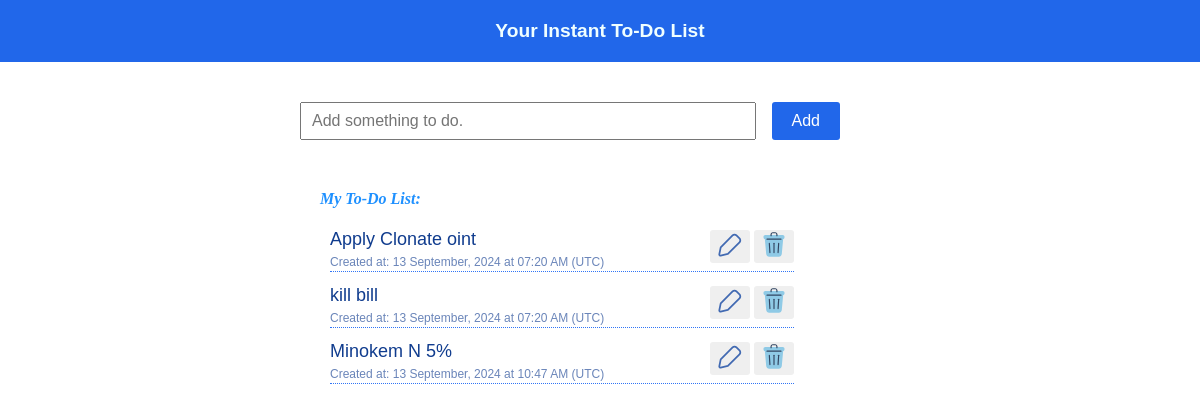
/, run on an earlier commit of the app's database.
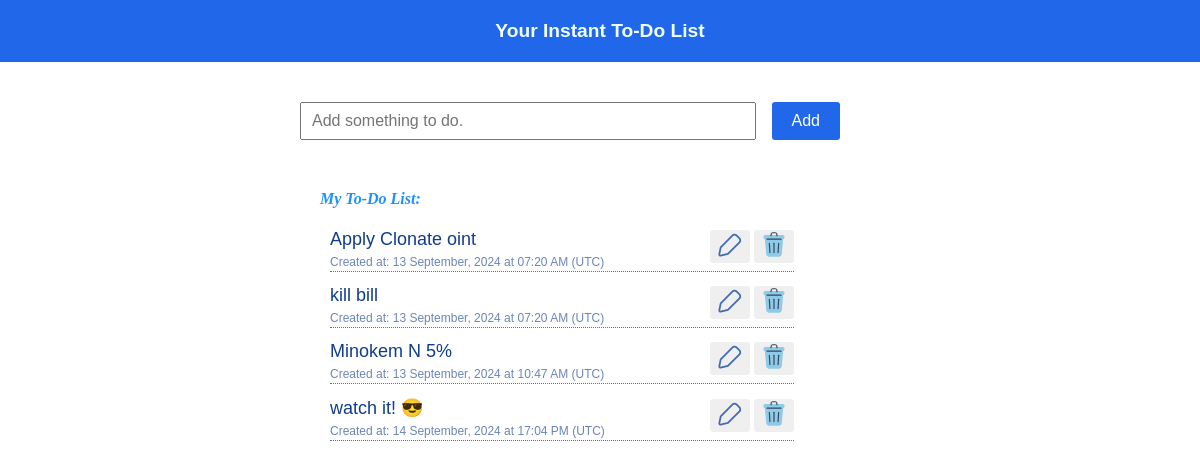
And on a later commit of the database.
### app.py (models this page shows, shortened)
class Todo(db.Model):
    __tablename__ = 'todo'
    id = db.Column(db.Integer, primary_key=True)
    item = db.Column(db.String(100), nullable=False)
    created_at = db.Column(db.DateTime(timezone=True), server_default=func.now(), nullable=True)
    is_complete = db.Column(db.Boolean, default=False, nullable=True)
    def verbose_time(self):
        return self.created_at.strftime("%d %B, %Y at %H:%M %p")

### app.py (the view)
@app.route("/", methods=["GET", "POST"])
def home():
    if request.method == "POST":
        new_item = request.form["item"]
        db.session.add(Todo(item=new_item))
        db.session.commit()
        return redirect(url_for('home'))
    todos = Todo.query.all()
    return render_template('home.html', items=todos)

### templates/home.html (shortened to what this page needs)
<!DOCTYPE html>
<html lang="en">
<head>
</head>
<body style="margin: 0%; position: relative;">
    <h2 style="
        font-family: Arial, Helvetica, sans-serif;
        font-size: larger; text-align: center; background-color: rgb(33, 103, 234);
        margin-top: 0px; padding-top: 20px; padding-bottom: 20px;
        color: azure;
        ">
        Your Instant To-Do List
    </h2>
    <div style="margin-top: 5vh; display: flex; justify-content: center;">
        <div style="width: 60%; max-width: 600px;">
            <form method="post" style="width: 90%; display: flex; align-items: center; justify-content: space-between;">
                <input style="width: 80%; padding: 8px 10px; font-size: medium;"
                    type="text"
                    name="item"
                    placeholder="Add something to do."
                    required
                />
                <input style="
                    background-color: rgb(33, 103, 234); color: white; border: none; padding: 10px 20px;
                    font-size: medium; font-family: Arial, Helvetica, sans-serif; border-radius: 3px;"
                    type="submit"
                    value="Add"
                />
            </form>
            <div style="margin-left: 20px; margin-top: 50px;">
                <p style="color:dodgerblue; font-weight: 800;"><em>My To-Do List:</em></p>
                <ul style="list-style-type: none; width: 80%; box-sizing: border-box; padding: 0 0; margin-left: 10px;">
                    {% for item in items %}
                        <li id="item-entry" data-id="item-{{ item.id }}"
                            style="margin: 8px 0; font-family: Arial, Helvetica, sans-serif; font-size: large;
                            font-weight: 400; color: rgb(16, 60, 142); border-bottom: 1px dotted rgb(48, 117, 246);">
                            <div id="item-display-full" data-id="item-{{item.id}}" hidden="false"
                                style="display: flex; justify-content: space-between; align-items: center;">
                                <div id="item-content" style="display: flex; flex-direction: column; flex-wrap: wrap;">
                                    {% if not item.is_complete %}
                                        <div id="item-text" style="margin: 5px 0;">{{item.item}}</div>
                                    {% else %}
                                        <div id="item-text" style="margin: 5px 0; text-decoration: line-through;">{{item.item}}</div>
                                    {% endif %}
                                    <div style="font-size: 12px; color: rgba(16, 60, 142, 0.623); margin-bottom: 2px;">
                                        Created at: {{ item.verbose_time() }} (UTC)
                                    </div>
                                </div>
                                <div style="display: flex; justify-content: space-around; gap: 4px;">
                                    {% include('item-buttons.html') %}
                                </div>
                            </div>
                        </li>
                    {% endfor %}
                </ul>
            </div>
        </div>
    </div>
</body>
</html>

### templates/item-buttons.html (shortened to what this page needs)
<button id="item-edit-btn" title="Edit item" type="submit"
    style="border: none; border-radius: 3px; margin-bottom: 2px;">
</button>
<button title="Delete item" id="remBtn" type="submit" onclick="removeItem({{item.id}})"
    style="border: none; border-radius: 3px; margin-bottom: 2px;">
</button>

What changed in the data, as far as the page shows it:
added Todo: item "watch it! 😎", verbose_time "14 September, 2024 at 17:04 PM"
